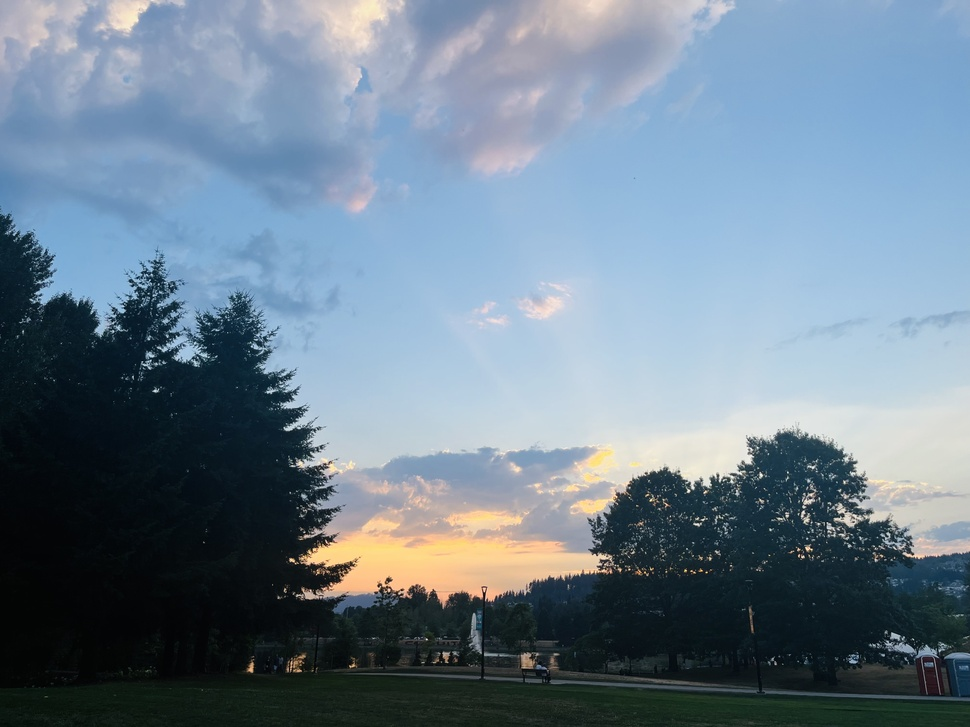
#> input picture skyImages/1.jpg, 970 x 727 px, shrunk from 4032 x 3024 before the run
$ python gradient_methods.py   (older library calls are emulated)
#> lines starting #> are read from the running program, lines starting #| are printed output that depends on the picture; after the words box and inside, x2 and y2 are one past the last pixel; in counts of white or black regions, pixels touching at a corner belong together
#> in process_image, image is the input picture: shape (727, 970, 3); mean B, G, R 142.9, 127.8, 109.7
import cv2
import numpy as np
from scipy.ndimage import median_filter


def refine_skyline(mask, median_kernel_size=19, threshold=20):
    height, width = mask.shape
    for column in range(width):
        column_data = mask[:, column]
        median_filtered = median_filter(column_data, size=median_kernel_size)
        zero_indices = np.where(median_filtered == 0)[0]
        one_indices = np.where(median_filtered == 1)[0]

        if zero_indices.size > 0 and one_indices.size > 0:
            first_zero = zero_indices[0]
            first_one = one_indices[0]

            if first_zero > threshold:
                mask[first_one:first_zero, column] = 1
                mask[first_zero:, column] = 0
                mask[:first_one, column] = 0

    return mask


def detect_sky_area(image):
    grayscale = cv2.cvtColor(image, cv2.COLOR_BGR2GRAY)
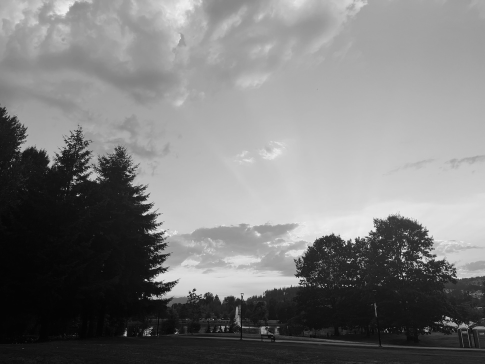
#> grayscale: shape (727, 970) (shown at 1/2 size); min 0, max 253, mean 124.1
    blurred = cv2.blur(grayscale, (9, 3))
    blurred = cv2.medianBlur(blurred, 5)
    laplacian = cv2.Laplacian(blurred, cv2.CV_8U)
    gradient_mask = laplacian < 6
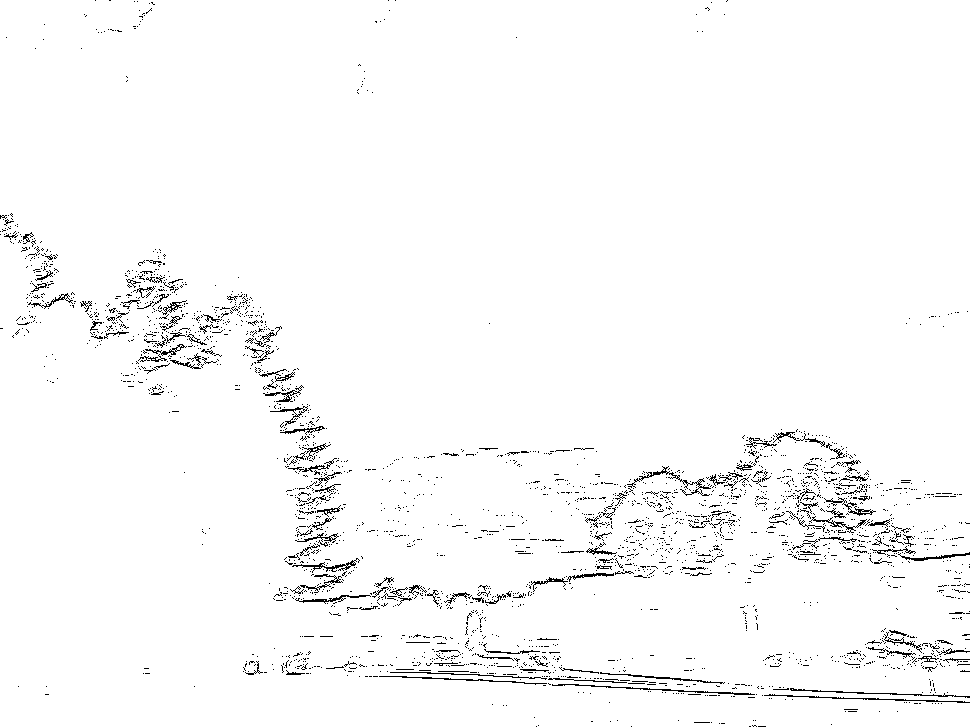
#> gradient_mask: shape (727, 970) bool; 97.7% white; black in thin lines or dots

    structuring_element = cv2.getStructuringElement(cv2.MORPH_RECT, (9, 3))
    eroded_mask = cv2.morphologyEx(gradient_mask.astype(np.uint8), cv2.MORPH_ERODE, structuring_element)
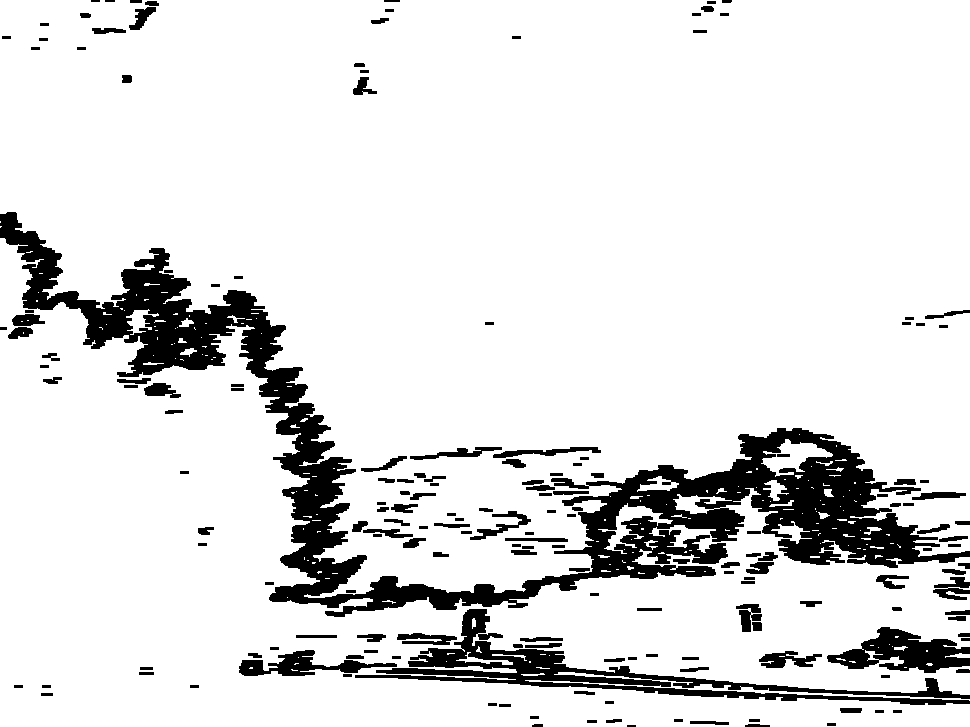
#> eroded_mask: shape (727, 970); values 0 (black) and 1 (white), 87.9% white; 180 black regions (2 under 20 px), largest, box (x1, y1, x2, y2) and area: (0, 212, 970, 617) 55280, (355, 609, 970, 705) 10147, (827, 627, 970, 673) 3421

    refined_mask = refine_skyline(eroded_mask)
#> the loop in refine_skyline, `for column in range(width):` made 970 passes
#> first_zero on passes 1 to 8: 216, 214, 214, 214, 214, 214, 213, 212
#> after the loop in refine_skyline, `for column in range(width):`:
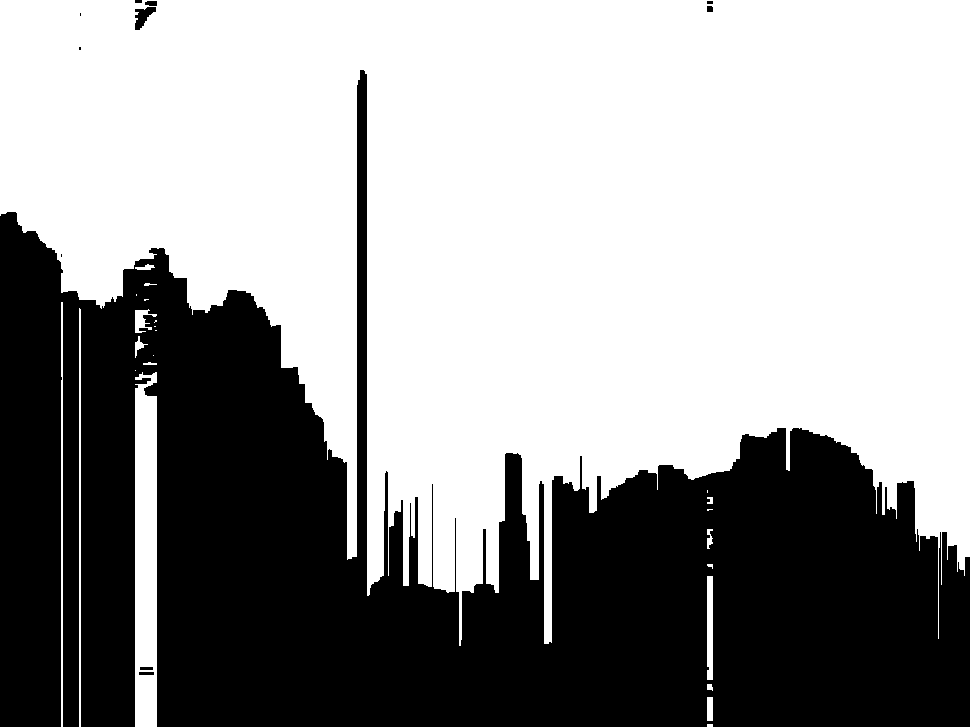
#> mask: shape (727, 970); values 0 (black) and 1 (white), 60.2% white; 11 black regions (4 under 20 px), largest, box (x1, y1, x2, y2) and area: (0, 70, 970, 727) 280322, (135, 7, 156, 30) 260, (145, 1, 157, 6) 54
    sky_region = cv2.bitwise_and(image, image, mask=refined_mask)
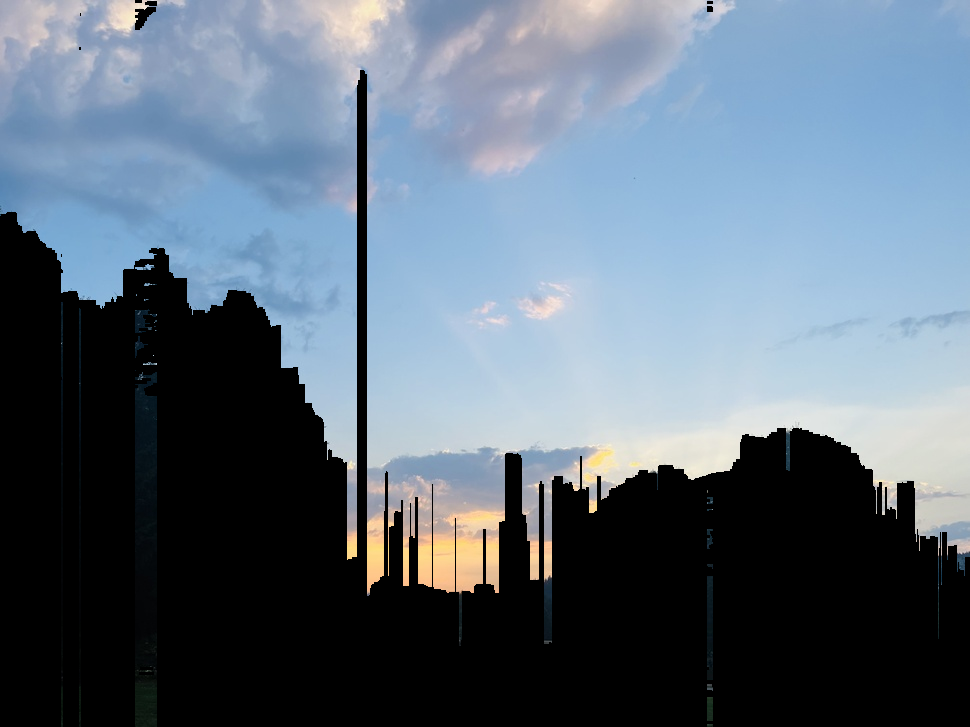
#> sky_region: shape (727, 970, 3); mean B, G, R 121.4, 107.6, 93.6

    return sky_region


def process_image(image_path):
    image = cv2.imread(image_path)
    if image is None:
        print(f"Unable to load image from {image_path}.")
        return

    sky = detect_sky_area(image)

    cv2.imshow("Original", image)
    cv2.imshow("Sky Region", sky)
    cv2.waitKey(0)
    cv2.destroyAllWindows()


def main():
    image_path = 'skyImages/1.jpg'
    process_image(image_path)


if __name__ == "__main__":
    main()

$ run again, with skyImages/10.JPG copied over skyImages/1.jpg
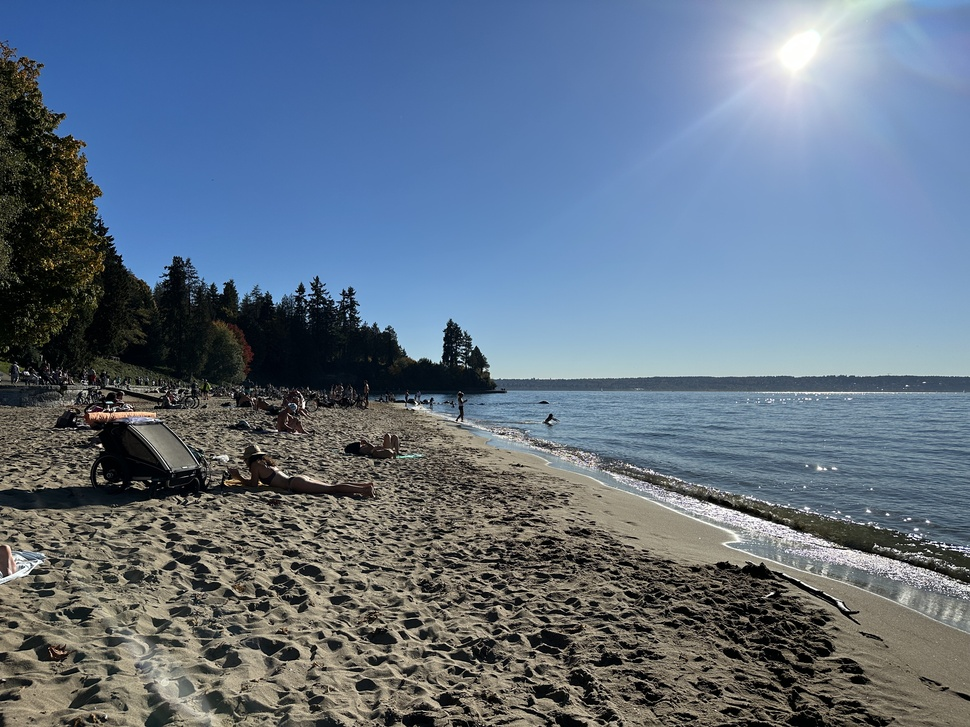
#> input picture skyImages/10.JPG, 970 x 727 px, shrunk from 4032 x 3024 before the run
#> in process_image, image is the input picture: shape (727, 970, 3); mean B, G, R 130.9, 113.5, 98.3
#> in detect_sky_area, `gradient_mask = laplacian < 6`:
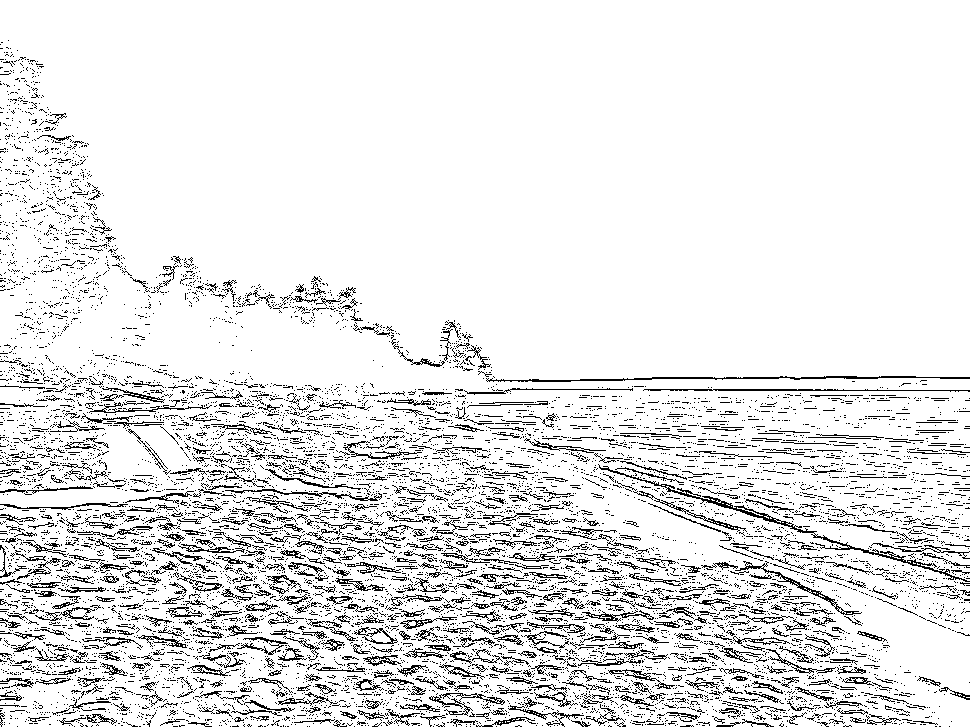
#> gradient_mask: shape (727, 970) bool; 90% white; black in thin lines or dots
#> eroded_mask: shape (727, 970); values 0 (black) and 1 (white), 57.1% white; 85 black regions (1 under 20 px), largest, box (x1, y1, x2, y2) and area: (0, 39, 970, 727) 294344, (714, 396, 839, 415) 889, (911, 675, 970, 701) 610
#> the loop in refine_skyline, `for column in range(width):` made 970 passes
#> first_zero on passes 1 to 8: 43, 43, 42, 42, 39, 42, 42, 44
#> in detect_sky_area, `sky_region = cv2.bitwise_and(image, image, mask=refined_mask)`:
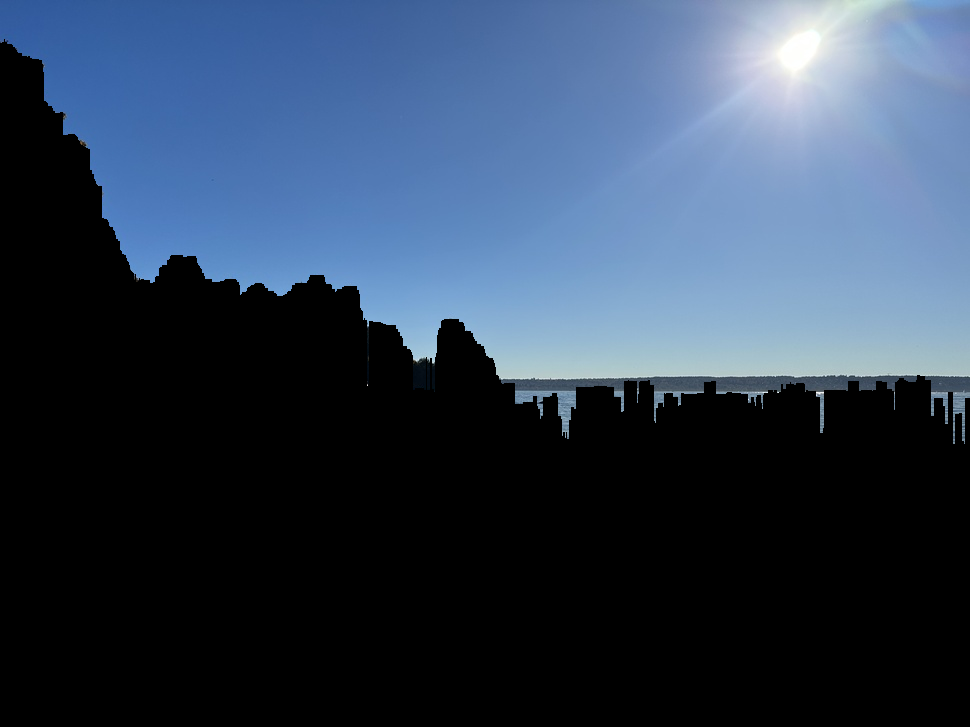
#> sky_region: shape (727, 970, 3); mean B, G, R 83.8, 63.6, 48.4

$ run again, with skyImages/14.jpg copied over skyImages/1.jpg
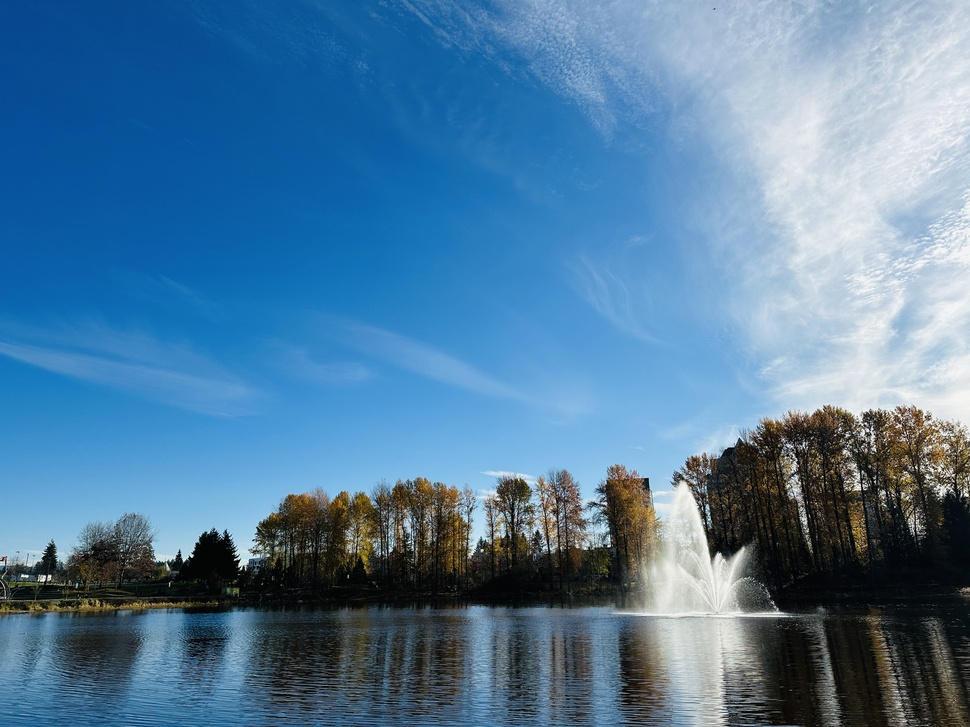
#> input picture skyImages/14.jpg, 970 x 727 px, shrunk from 4032 x 3024 before the run
#> in process_image, image is the input picture: shape (727, 970, 3); mean B, G, R 157.3, 123.7, 81.1
#> in detect_sky_area, `gradient_mask = laplacian < 6`:
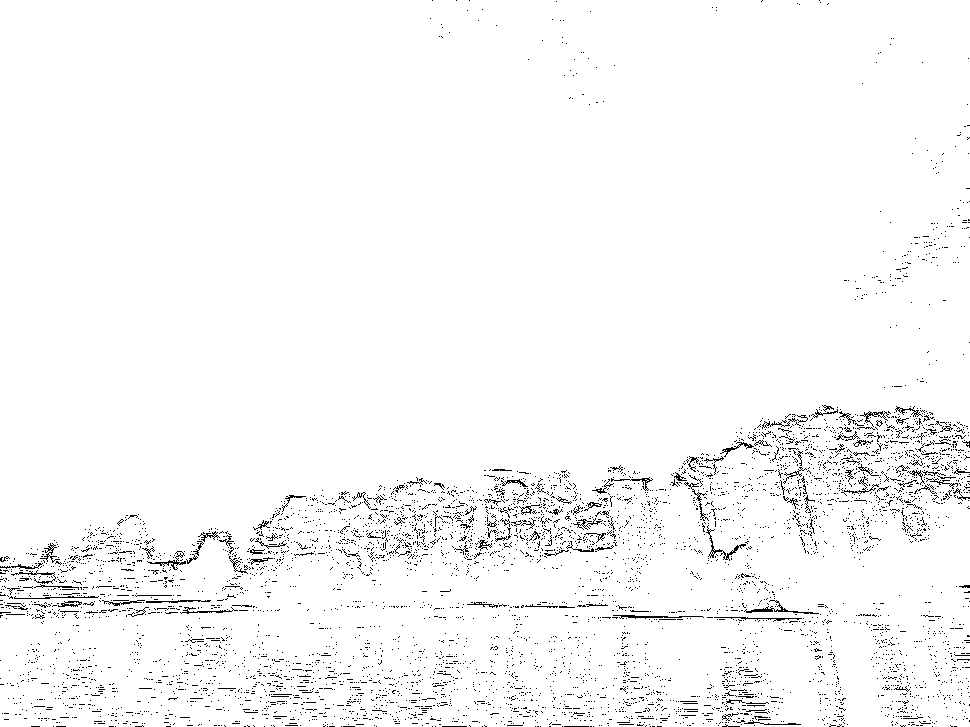
#> gradient_mask: shape (727, 970) bool; 97.3% white; black in thin lines or dots
#> eroded_mask: shape (727, 970); values 0 (black) and 1 (white), 81.3% white; 359 black regions (9 under 20 px), largest, box (x1, y1, x2, y2) and area: (0, 404, 970, 625) 70234, (140, 650, 498, 727) 11469, (462, 656, 805, 727) 9442
#> the loop in refine_skyline, `for column in range(width):` made 970 passes
#> first_zero on passes 1 to 8: 558, 558, 557, 557, 557, 557, 555, 555
#> in detect_sky_area, `sky_region = cv2.bitwise_and(image, image, mask=refined_mask)`:
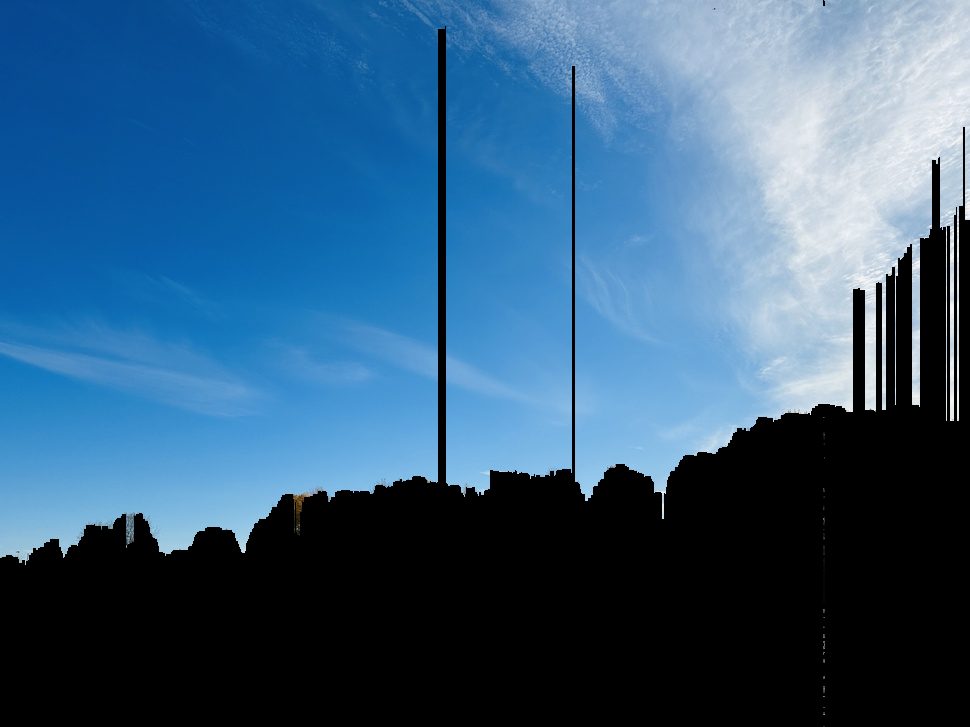
#> sky_region: shape (727, 970, 3); mean B, G, R 123.7, 91.4, 52.4
